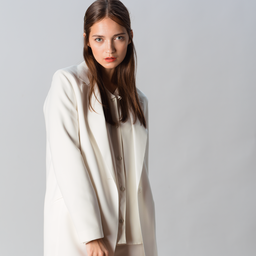
#> input picture dataset/104.png, 256 x 256 px; its folder holds only this picture in this run
$ python 01-split-threshold.py
#> lines starting #> are read from the running program, lines starting #| are printed output that depends on the picture
### src/oklib3.py
import numpy as np
import numpy.typing as npt

from pathlib import Path
from PIL import Image
from scipy.fft import dct, idct


l_min = 0.0
l_max = 6.341325663998628
l_range = l_max - l_min

m_min = -1.4831572863679208
m_max = 1.7515803991801318
m_range = m_max - m_min

s_min = -1.9755014508238542
s_max = 1.2591954894854225
s_range = s_max - s_min


nd_uint8 = npt.NDArray[np.uint8]
nd_float64 = npt.NDArray[np.float64]


# fmt: off
dqt_90_dct_lum = np.array([
    3,   2,   2,   3,   5,   8,  10,  12,
    2,   2,   3,   4,   5,  12,  12,  11,
    3,   3,   3,   5,   8,  11,  14,  11,
    3,   3,   4,   6,  10,  17,  16,  12,
    4,   4,   7,  11,  14,  22,  21,  15,
    5,   7,  11,  13,  16,  12,  23,  18,
   10,  13,  16,  17,  21,  24,  24,  21,
   14,  18,  19,  20,  22,  20,  20,  20,
], dtype=np.float64)
# fmt: on


def lsrgb_to_oklab(
    rgb: tuple[nd_uint8, nd_uint8, nd_uint8]
) -> tuple[nd_float64, nd_float64, nd_float64]:
    r, g, b = rgb

    l_ = np.cbrt(0.4122214708 * r + 0.5363325363 * g + 0.0514459929 * b)
    m_ = np.cbrt(0.2119034982 * r + 0.6806995451 * g + 0.1073969566 * b)
    s_ = np.cbrt(0.0883024619 * r + 0.2817188376 * g + 0.6299787005 * b)

    okl = 0.2104542553 * l_ + 0.7936177850 * m_ - 0.0040720468 * s_
    oka = 1.9779984951 * l_ - 2.4285922050 * m_ + 0.4505937099 * s_
    okb = 0.0259040371 * l_ + 0.7827717662 * m_ - 0.8086757660 * s_

    return (okl, oka, okb)


# [22 lines left out: function oklab_to_lsrgb, not called in this run]


def image_lsrgb_to_oklab(
    rgb: tuple[nd_uint8, nd_uint8, nd_uint8]
) -> tuple[nd_float64, nd_float64, nd_float64]:
    # We convert the images to oklab, and then scale the numbers
    # to be between 0 and 255
    okl, oka, okb = lsrgb_to_oklab(rgb)

    okl = (okl - l_min) * 255 / l_range
    oka = (oka - m_min) * 255 / m_range
    okb = (okb - s_min) * 255 / s_range

    return (okl, oka, okb)


# [38 lines left out: functions image_oklab_to_lsrgb, read_image_rgb, image_from_arrays, not called in this run]


def save_image_rgb(image_path: Path, rgb: tuple[nd_uint8, nd_uint8, nd_uint8]):
    image_from_arrays(rgb).save(image_path)


def perform_dct(im_any: nd_float64, stride: int = 8) -> nd_float64:
    d = lambda x: dct(x.reshape(x.size // stride, stride), norm='ortho', axis=1).reshape(x.shape)

    return d(d(im_any).T).T


def perform_idct(im_any: nd_float64, stride: int = 8) -> nd_float64:
    i = lambda x: idct(x.reshape(x.size // stride, stride), norm='ortho', axis=1).reshape(x.shape)

    return i(i(im_any).T).T


def quantise_dct(im_any: nd_float64, qtable: list[int], stride: int = 8) -> nd_float64:
    qtable = np.array(qtable).reshape((stride, stride))

    im_quant = np.zeros(im_any.shape, dtype=np.float64)

    for i in range(stride):
        row = im_any[i::stride]
        im_quant[i::stride] = (row.reshape(row.size // stride, stride) / qtable[i]).reshape(row.shape)

    return im_quant


def unquantise_dct(im_any: nd_float64, qtable: list[int], stride: int = 8) -> nd_float64:
    qtable = np.array(qtable).reshape((stride, stride))

    im_unquant = np.zeros(im_any.shape, dtype=np.float64)

    for i in range(stride):
        row = im_any[i::stride]
        im_unquant[i::stride] = (row.reshape(row.size // stride, stride) * qtable[i]).reshape(row.shape)

    return im_unquant


# [8 lines left out: function split_channel_to_tiles, not called in this run]

### src/Huff.py
import heapq
from collections import Counter
from typing import Dict, List, Tuple

class HuffmanNode:
    def __init__(self, byte: int = None, freq: int = 0):
        self.byte = byte
        self.freq = freq
        self.left = None
        self.right = None

    def __lt__(self, other):
        return self.freq < other.freq

def build_huffman_tree(byte_freq: Dict[int, int]) -> HuffmanNode:
    heap = [HuffmanNode(byte, freq) for byte, freq in byte_freq.items()]
    heapq.heapify(heap)

    while len(heap) > 1:
        left = heapq.heappop(heap)
        right = heapq.heappop(heap)
        parent = HuffmanNode(freq=left.freq + right.freq)
        parent.left = left
        parent.right = right
        heapq.heappush(heap, parent)

    return heap[0]

def generate_huffman_codes(root: HuffmanNode) -> Dict[int, str]:
    codes = {}

    def traverse(node: HuffmanNode, code: str):
        if node.byte is not None:
            codes[node.byte] = code
        else:
            traverse(node.left, code + '0')
            traverse(node.right, code + '1')

    traverse(root, '')
    return codes

def huffman_encode(data: bytes) -> Tuple[bytes, Dict[int, str]]:
    byte_freq = Counter(data)
    root = build_huffman_tree(byte_freq)
    codes = generate_huffman_codes(root)

    encoded = ''.join(codes[byte] for byte in data)
    padding = 8 - (len(encoded) % 8)
    encoded += '0' * padding

    encoded_bytes = bytes(int(encoded[i:i+8], 2) for i in range(0, len(encoded), 8))
    return encoded_bytes, codes

# [13 lines left out: function huffman_decode, not called in this run]

# [12 lines of commented-out code are left out]

### src/01-split-threshold.py
import tqdm
import numpy as np
import oklib3 as oklib
from PIL import Image
from scipy.ndimage import zoom
from pathlib import Path
from multiprocessing import Pool


from skimage.metrics import structural_similarity
import zlib
import bz2
import lzma

from Huff import huffman_encode


allowed_tile_sizes = sorted([4, 8, 16])


# fmt: off
thresholds = [
    (00, 00), (00, 10), (00, 20), (00, 30), (00, 40), (00, 50), (00, 60), (00, 70), (00, 80), (00, 90), (00, 100),
              (10, 10), (10, 20), (10, 30), (10, 40), (10, 50), (10, 60), (10, 70), (10, 80), (10, 90), (10, 100),
                        (20, 20), (20, 30), (20, 40), (20, 50), (20, 60), (20, 70), (20, 80), (20, 90), (20, 100),
                                  (30, 30), (30, 40), (30, 50), (30, 60), (30, 70), (30, 80), (30, 90), (30, 100),
                                            (40, 40), (40, 50), (40, 60), (40, 70), (40, 80), (40, 90), (40, 100),
                                                      (50, 50), (50, 60), (50, 70), (50, 80), (50, 90), (50, 100),
                                                                (60, 60), (60, 70), (60, 80), (60, 90), (60, 100),
                                                                          (70, 70), (70, 80), (70, 90), (70, 100),
                                                                                    (80, 80), (80, 90), (80, 100),
                                                                                              (90, 90), (90, 100),
                                                                                                       (100, 100),
]
# fmt: on


def get_variances(okx, maxtilesize):
    variances = np.zeros((okx.shape[0]//maxtilesize, okx.shape[1]//maxtilesize), dtype=np.float32)

    for i in np.r_[: okx.shape[0] : maxtilesize]:
        for j in np.r_[: okx.shape[1] : maxtilesize]:
            variances[i//maxtilesize, j//maxtilesize] = np.var(okx[i : i + maxtilesize, j : j + maxtilesize])

    return variances


def tiled_encdec_image(okx, tile_size):

    # Larger DCTs will have a more penalising qTable.
    # Sorry, I couldn't think of a better name
    penalty = 1
    if tile_size ==  4: penalty = 1
    if tile_size ==  8: penalty = 4
    if tile_size == 16: penalty = 16

    q_scaled = zoom(oklib.dqt_90_dct_lum.reshape((8, 8)), tile_size / 8.0, order=3)

    qmat = np.rint(q_scaled * penalty).astype(np.uint16)

    # print(tile_size, qmat)

    okx_dct = oklib.perform_dct(okx, stride=tile_size).astype(np.int16) # NEW: DCT to int16
    okx_dct_q = oklib.quantise_dct(okx_dct, qmat, stride=tile_size).astype(np.int16) # NEW: DCT to int16
    okx_dct_uq = oklib.unquantise_dct(np.rint(okx_dct_q), qmat, stride=tile_size)
    okx_idct = oklib.perform_idct(okx_dct_uq, stride=tile_size)


    return np.rint(okx_idct).astype(np.uint8), okx_dct_q


def process_image(image_path):
    rgb = np.asarray(Image.open(image_path))
#> rgb is the input picture: shape (256, 256, 3); mean R, G, B 188, 184, 182.6
    r, g, b = rgb[:, :, 0], rgb[:, :, 1], rgb[:, :, 2]
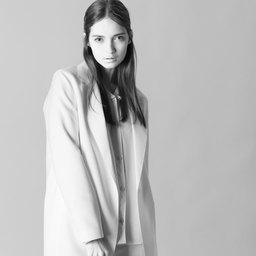
#> r: shape (256, 256); min 0, max 255, mean 188
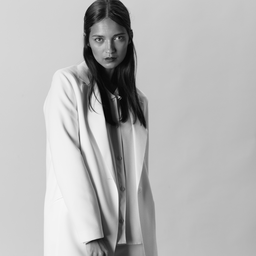
#> b: shape (256, 256); min 0, max 248, mean 182.6

    oklab = oklib.image_lsrgb_to_oklab((r, g, b))
#> in lsrgb_to_oklab, `l_ = np.cbrt(0.4122214708 * r + 0.5363325363 * g + 0.0514459929 * b)`:
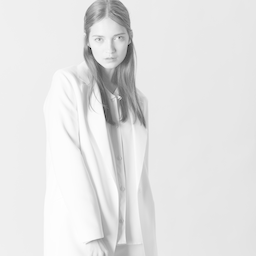
#> l_: shape (256, 256) float64; min 0, max 6.31, mean 5.64; drawn with min black and max white
#> in lsrgb_to_oklab, `oka = 1.9779984951 * l_ - 2.4285922050 * m_ + 0.4505937099 * s_`:
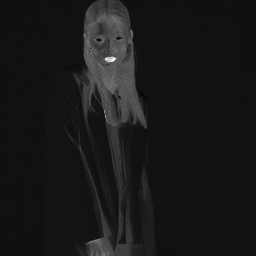
#> oka: shape (256, 256) float64; min -0.0468, max 0.627, mean 0.0193; drawn with min black and max white
#> in image_lsrgb_to_oklab, `oka = (oka - m_min) * 255 / m_range`:
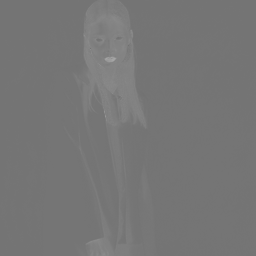
#> oka: shape (256, 256) float64; min 113.2, max 166.4, mean 118.4
#> in image_lsrgb_to_oklab, `okb = (okb - s_min) * 255 / s_range`:
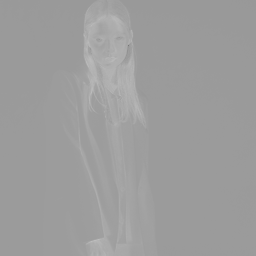
#> okb: shape (256, 256) float64; min 120.3, max 189.3, mean 157.4
    oklab = [np.rint(okx).astype(np.uint8) for okx in oklab]
#> oklab = 3 items

    channels = {
        'l': oklab[0],
        'a': oklab[1],
        'b': oklab[2],
    }

    for channel in channels:
        okx = channels[channel]

        variances_okx = get_variances(okx, max(allowed_tile_sizes))

        source_tiles_oklab_4, dctq_4   = tiled_encdec_image(okx, 4)
        source_tiles_oklab_8, dctq_8   = tiled_encdec_image(okx, 8)
        source_tiles_oklab_16, dctq_16 = tiled_encdec_image(okx, 16)

        # [8 lines of commented-out code are left out]


        results = ''


        for threshold_8, threshold_4 in thresholds:
            okx_result = np.copy(source_tiles_oklab_16) # Initialise from DCT16

            # Tiles that pass threshold for 8 and 4
            thresholdpass_8  = variances_okx > np.percentile(variances_okx, threshold_8)
            thresholdpass_4  = variances_okx > np.percentile(variances_okx, threshold_4)

            # Actual image pixel indexes that need to be copied
            tiles_copymask_8  = thresholdpass_8.repeat(16, axis=0).repeat(16, axis=1)
            tiles_copymask_4  = thresholdpass_4.repeat(16, axis=0).repeat(16, axis=1)


            okx_result[tiles_copymask_8] = source_tiles_oklab_8[tiles_copymask_8]
            okx_result[tiles_copymask_4] = source_tiles_oklab_4[tiles_copymask_4]

            # im = Image.fromarray(okx_result)
            # im.save(image_path.parent / channel / f'({threshold_8}, {threshold_4}).png')


            # SSIM
            ssim = structural_similarity(okx, okx_result)


            # File size
            index_th_4 = np.where(thresholdpass_4.ravel())[0]
            index_th_8 = np.setdiff1d(np.where(thresholdpass_8.ravel())[0], index_th_4)

            dpixels_th_4  = dctq_4[tiles_copymask_4]
            dpixels_th_8  = dctq_8[tiles_copymask_8 & np.invert(tiles_copymask_4)]
            dpixels_th_16 = dctq_16[np.ones(dctq_16.shape, dtype=bool) & np.invert(tiles_copymask_8)]


            data = index_th_4.tobytes() \
                + index_th_8.tobytes() \
                    + dpixels_th_4.tobytes() \
                    + dpixels_th_8.tobytes() \
                    + dpixels_th_16.tobytes()

            len_zlib = len(zlib.compress(data))
            len_bz2 = len(bz2.compress(data))
            len_lzma = len(lzma.compress(data))


            jpeg_data, jpeg_table = huffman_encode(data)
            len_jpeg = len(jpeg_data) + 2*len(jpeg_table)

            results += f'threshold=({threshold_8}, {threshold_4}), ssim={ssim:.6f}, orig={len(data)}, zlib={len_zlib}, bz2={len_bz2}, lzma={len_lzma}, jpeg={len_jpeg}\n'

        with open(image_path.parent / f'{image_path.stem}-{channel}.txt', 'w') as resfile:
            resfile.write(results)
#> this loop made 3 passes
#> channel on passes 2 to 3: 'a', 'b'
#> channel on pass 1: 'l'
#> pass 1, in tiled_encdec_image, `okx_dct = oklib.perform_dct(okx, stride=tile_size).astype(np.int16)`:
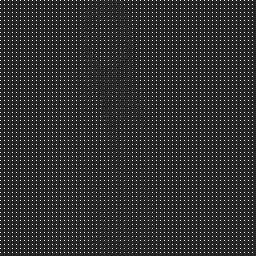
#> okx_dct: shape (256, 256) int16; min -176, max 1011, mean 56.6; drawn with min black and max white
#> after the loop: tiles_copymask_4: shape (256, 256) bool; every value is 0


path_corpus = Path("../dataset/")

images_in_corpus = sorted([x for x in path_corpus.iterdir() if x.suffix != '.txt'])

print(images_in_corpus)

# process_image(images_in_corpus[0])

with Pool(30) as p:
    list(
        tqdm.tqdm(p.imap_unordered(process_image, images_in_corpus), total=len(images_in_corpus))
    )
